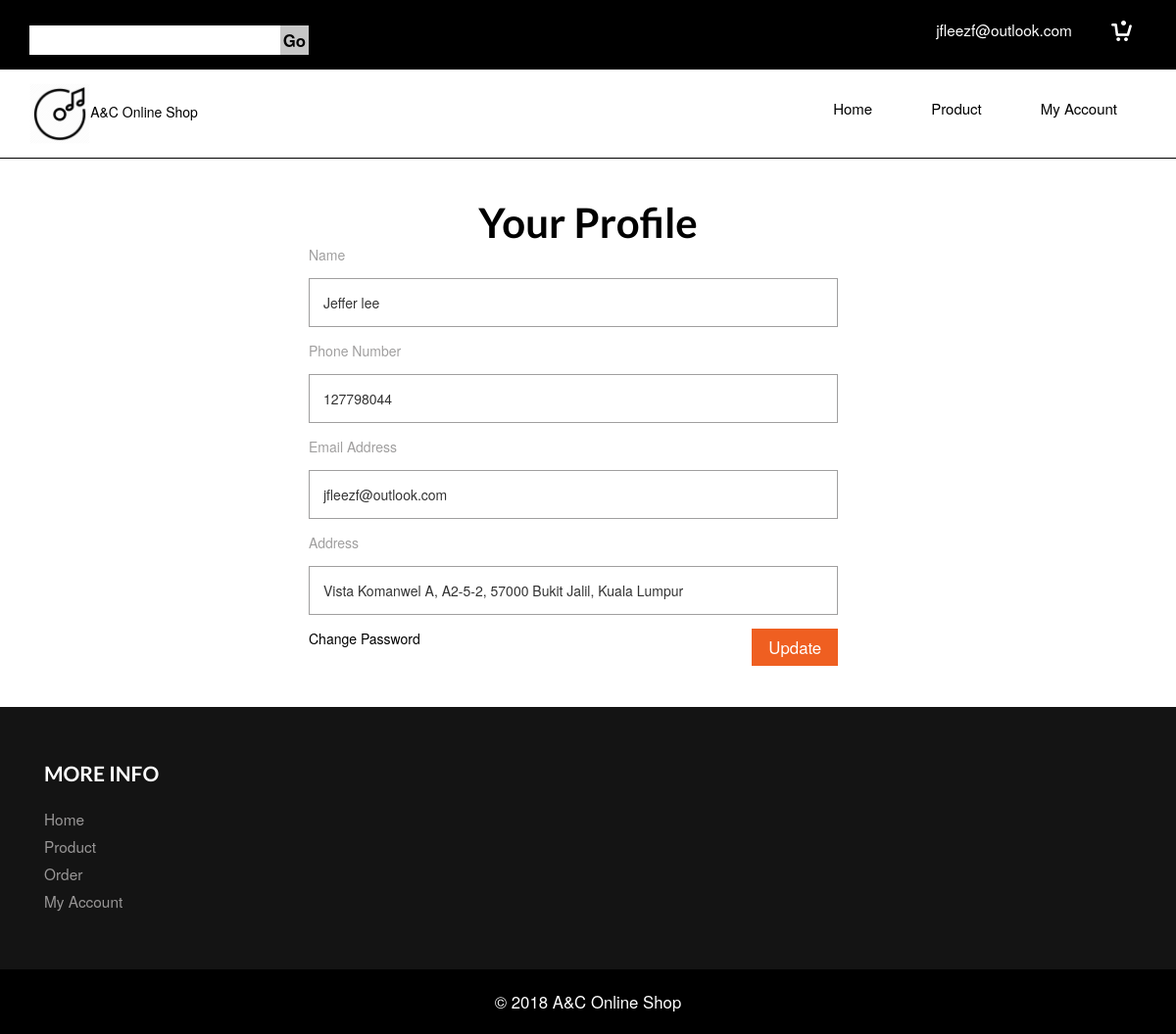
Page /profile.php (signed in) on the earlier database version.
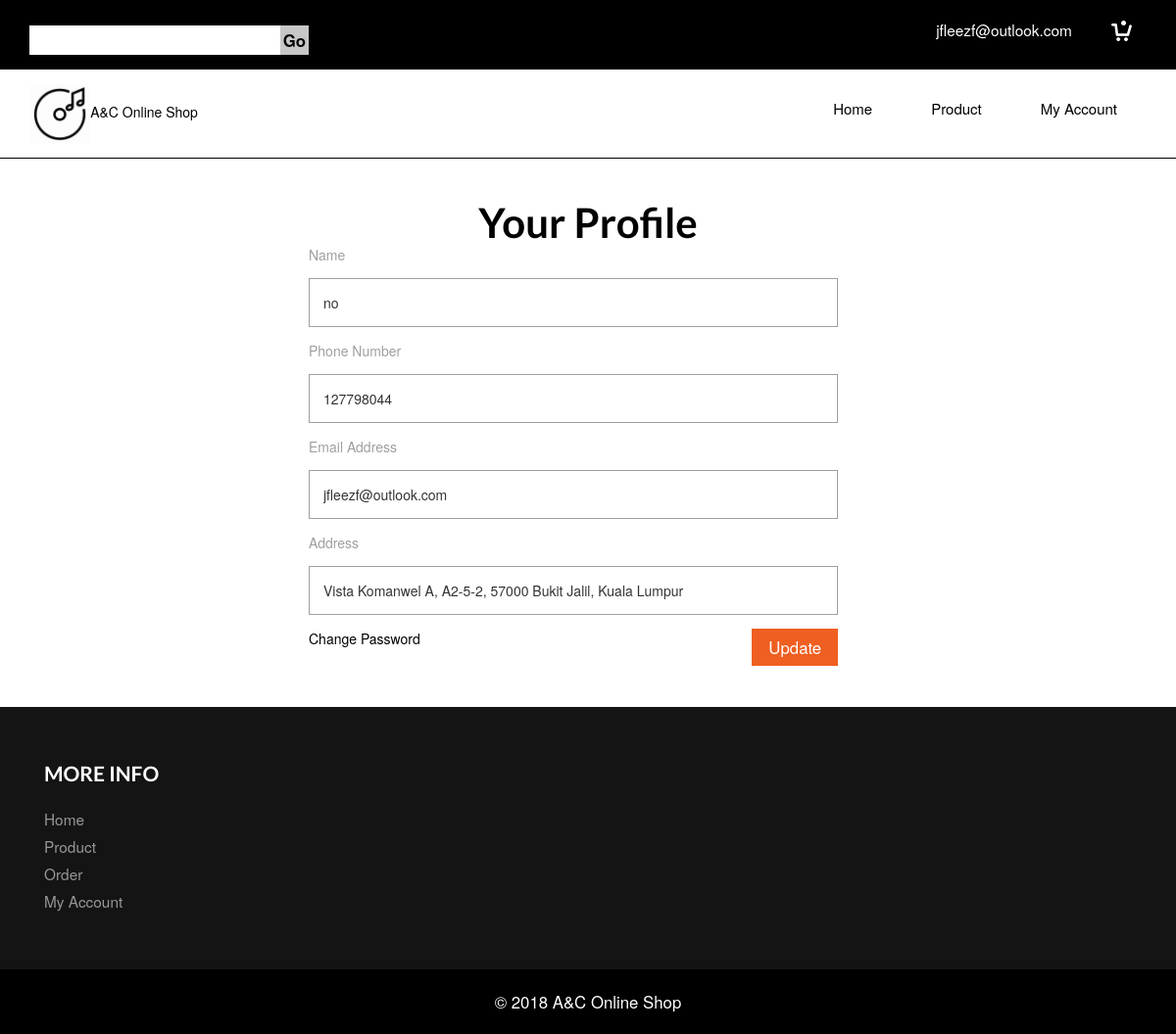
Same page on the later database version.
### tables this page shows
CREATE TABLE `member` (
  `ID` int(11) NOT NULL,
  `name` varchar(500) NOT NULL,
  `phone` varchar(500) NOT NULL,
  `email` varchar(500) NOT NULL,
  `password` varchar(500) NOT NULL,
  `address` varchar(500) NOT NULL,
  `trust` varchar(500) NOT NULL DEFAULT 'Trusted'
);

### web/profile.php (the view, shortened to what this page needs)
<?php
include "conn.php";
if (isset($_SESSION['login_user'])) {
$sql = "SELECT * FROM member WHERE email =  '$_SESSION[login_user]'";
$result = mysqli_query ($con,$sql);
$row = mysqli_fetch_array ($result);
}
?>
<!DOCTYPE html>
<html>
<head>
<link href="css/bootstrap.css" rel="stylesheet" type="text/css" media="all" />
<link href="css/style.css" rel="stylesheet" type="text/css" media="all" />
<link href="css/memenu.css" rel="stylesheet" type="text/css" media="all" />
</head>
<body>
<div class="header">
	<div class="header-top">
		<div class="container">
			<div class="search">
					<form action="search.php" method="get">
						<input type="text" value="" name="search1" >
						<input type="submit" value="Go" name="go">
					</form>
			</div>
			<div class="header-left">
					<ul>
						<?php if (isset($_SESSION['login_user'])): ?>
						<li class="dropdown"><a href="#"><?php echo($_SESSION['login_user']); ?></a>
						</li>
					<?php else: ?>
						<li><a href="login.php">Login</a></li>
						<li><a href="register.php">Register</a></li>
					<?php endif; ?>
					</ul>
					<div class="cart box_1">
						<a href="cart.php">
						<h3>
							<a href="cart.php" style="padding-right:15px;"><img src="images/cart.png" alt=""/></a>
							</h3>
						</a>
					</div>
					<div class="clearfix"> </div>
			</div>
				<div class="clearfix"> </div>
		</div>
		</div>
		<div class="container">
			<div class="head-top">
				<div class="logo">
			<a href="index.php" style="color:black;text-decoration:none;"><img src="images/cdlogo.png" style="width:10%;height:10%" alt="">A&C Online Shop</a>
				</div>
		  <div class=" h_menu4">
					<ul class="memenu skyblue">
					  <li class="active grid"><a class="color2" href="index.php" style="color:black;">Home</a></li>
					  <li><a class="color4" href="products.php">Product</a></li>
					  <li><a class="color6" href="profile.php">My Account</a></li>
			 		</ul>
			</div>
				<div class="clearfix"> </div>
		</div>
		</div>
	</div>
<div class="contact">
			<div class="container">
				<h1>Your Profile</h1>
				<form method="post">
			<div class="col-md-6 register-top-grid"style="margin-left:270px;">
					<div>
						<span>Name</span>
						<input name="name" type="text" value="<?php echo $row['name']?>" required="required">
					 </div>
					 <div>
						<span>Phone Number</span>
						<input name="num" type="tel" value="<?php echo $row['phone']?>" required="required">
					 </div>
					 <div>
						 <span>Email Address</span>
						 <input name="email" type="email" value="<?php echo $row['email']?>" required="required">
					 </div>
					 <div>
						<span>Address</span>
						<input name="address" type="text" value="<?php echo $row['address']?>" required="required">
					 </div>
					 <div class="send">
							<input type="submit" value="Update" style="float:right;">
							<a href="chgpsw.php">Change Password</a>
						</div>
					 </div>
					</form>
								<div class="clearfix"> </div>
				</div>
	</div>
<div class="footer">
				<div class="container">
			<div class="footer-top-at">
				<div class="col-md-4 amet-sed">
				<h4>MORE INFO</h4>
				<ul class="nav-bottom">
						<li><a href="index.php">Home</a></li>
						<li><a href="products.php">Product</a></li>
					<?php if (isset($_SESSION['login_user'])): ?>
						<li><a href="order.php">Order</a></li>
						<li><a href="profile.php">My Account</a></li>
					<?php else: ?>
						<li style="display: none"><a href="order.php">Order</a></li>
						<li style="display: none"><a href="profile.php">My Account</a></li>
					<?php endif; ?>
					</ul>
			</div>
								<div class="clearfix"> </div>
			</div>
		</div>
		<div class="footer-class">
		<p >© 2018 A&C Online Shop </p>
		</div>
		</div>
</body>
</html>

Differences in the rows shown:
changed member "jfleezf@outlook.com": name "Jeffer lee" → "no"
